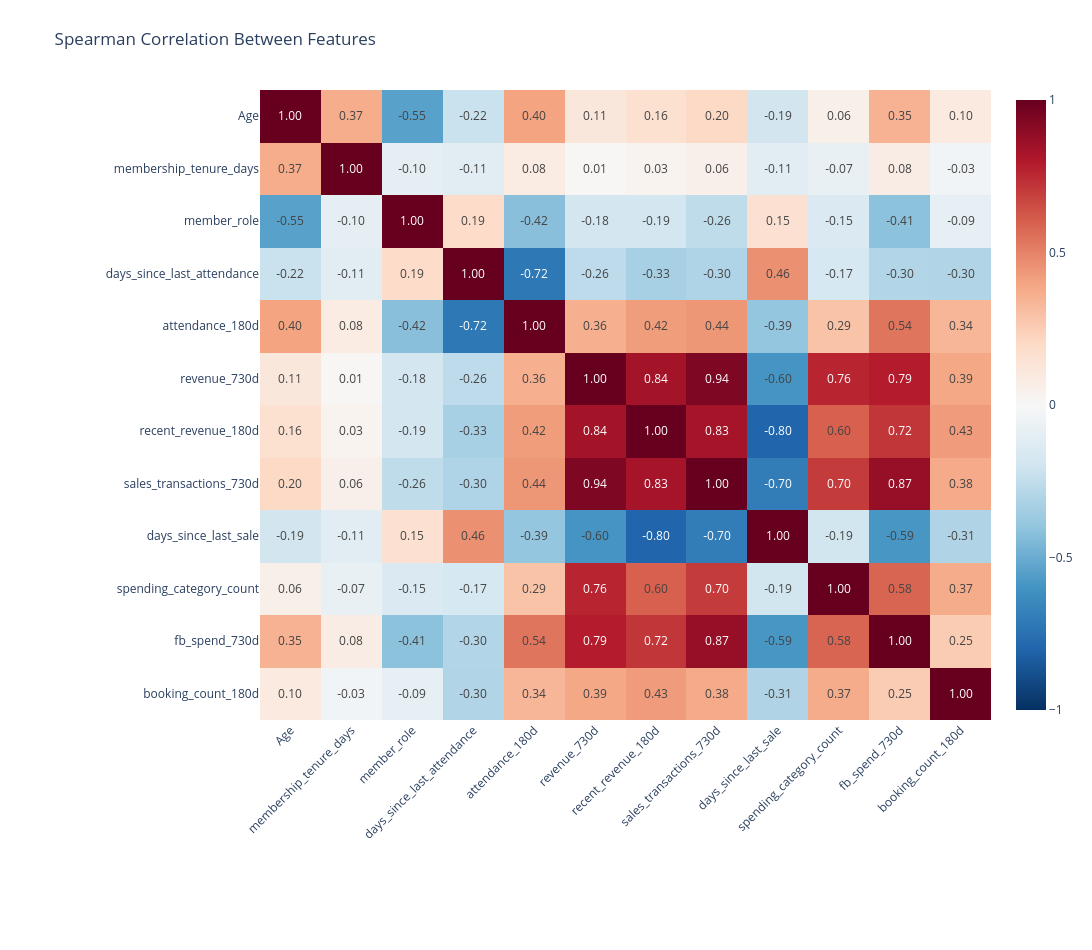

The notebook cell this image was saved under:
### Code cell
# Spearman correlation heatmap

import plotly.express as px

spearman_matrix = train_set[vif_features].corr(method='spearman')

fig = px.imshow(
    spearman_matrix,
    text_auto='.2f',
    color_continuous_scale='RdBu_r',
    zmin=-1,
    zmax=1,
    aspect='auto',
    title='Spearman Correlation Between Features'
)

fig.update_traces(
    hovertemplate=None,
    hoverinfo='skip'
)

fig.update_layout(
    width=1350,
    height=950,
    xaxis=dict(
        tickangle=-45,
        tickfont=dict(size=12)
    ),
    yaxis=dict(
        tickfont=dict(size=12)
    ),
    margin=dict(l=260, r=90, t=90, b=230),
    paper_bgcolor='white'
)

fig.show(config={
    'displayModeBar': True,
    'toImageButtonOptions': {
        'format': 'png',
        'filename': 'spearman_heatmap',
        'width': 1350,
        'height': 950,
        'scale': 2
    }
})

### Figure 1 — Plotly figure (JSON) as saved in the notebook; plotly's stock layout.template omitted (floating-point values rounded to 4 significant figures; data arrays with more than 128 entries replaced by an {"elided": "..."} marker saying what was removed)
{"data": [{"coloraxis": "coloraxis", "hoverinfo": "skip", "name": "0", "texttemplate": "%{z:.2f}", "type": "heatmap", "x": ["Age", "membership_tenure_days", "member_role", "days_since_last_attendance", "attendance_180d", "revenue_730d", "recent_revenue_180d", "sales_transactions_730d", "days_since_last_sale", "spending_category_count", "fb_spend_730d", "booking_count_180d"], "xaxis": "x", "y": ["Age", "membership_tenure_days", "member_role", "days_since_last_attendance", "attendance_180d", "revenue_730d", "recent_revenue_180d", "sales_transactions_730d", "days_since_last_sale", "spending_category_count", "fb_spend_730d", "booking_count_180d"], "yaxis": "y", "z": {"elided": "12x12 float values"}}], "layout": {"coloraxis": {"cmax": 1, "cmin": -1, "colorscale": [[0, "rgb(5,48,97)"], [0.1, "rgb(33,102,172)"], [0.2, "rgb(67,147,195)"], [0.3, "rgb(146,197,222)"], [0.4, "rgb(209,229,240)"], [0.5, "rgb(247,247,247)"], [0.6, "rgb(253,219,199)"], [0.7, "rgb(244,165,130)"], [0.8, "rgb(214,96,77)"], [0.9, "rgb(178,24,43)"], [1, "rgb(103,0,31)"]]}, "height": 950, "margin": {"b": 230, "l": 260, "r": 90, "t": 90}, "paper_bgcolor": "white", "title": {"text": "Spearman Correlation Between Features"}, "width": 1350, "xaxis": {"anchor": "y", "domain": [0, 1], "tickangle": -45, "tickfont": {"size": 12}}, "yaxis": {"anchor": "x", "autorange": "reversed", "domain": [0, 1], "tickfont": {"size": 12}}}}
